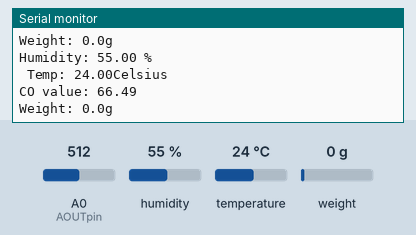
A sketch run on a simulated Arduino Uno, built with avr-gcc and run on an emulated ATmega328P. Parts: the last lines printed to the serial monitor. The inputs (shaded band) are chosen by the test bench; at power-on: humidity 55 %, weight on the scale 0 g, A0 (AOUTpin) = 512, temperature 24 °C.

Above: at 2.9 s.
3.0 s: humidity set to 22 %
5.8 s: weight on the scale set to 100 g
At 7.2 s:
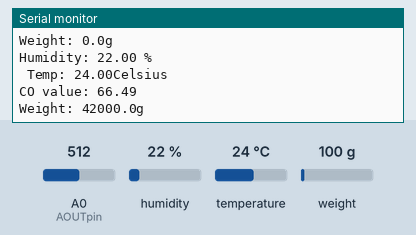
8.6 s: A0 (AOUTpin) set to 716
At 11.0 s:
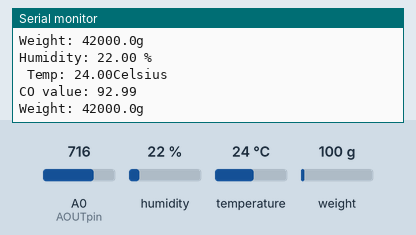
14.8 s: temperature set to 12 °C
At 17.4 s:
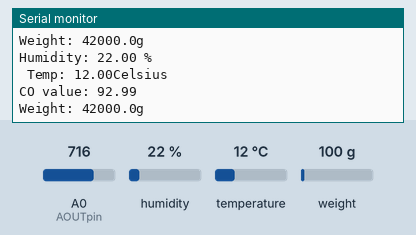
17.6 s: weight on the scale set to 1250 g
At 19.7 s:
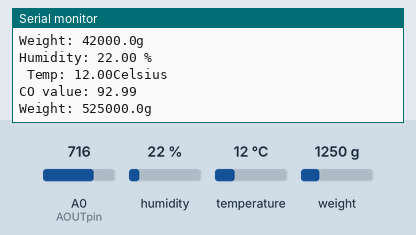
20.4 s: A0 (AOUTpin) set to 992
At 21.6 s:
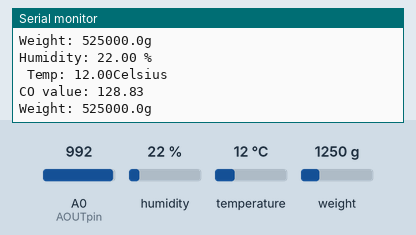
Timing chart, 0 to 23.4 s (numbered marks = the images above; inputs shaded):
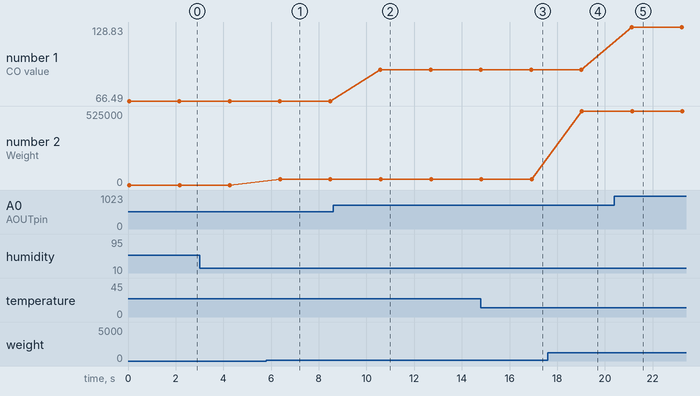

The sketch:

temp_hum_weight_gas.ino
```cpp
//Libraries
#include "DHT.h"
#include "hx711.h"
#include <SoftwareSerial.h>
SoftwareSerial mySerial(0, 1);
//#define calibration_factor -7050.0
//Constants
#define DHTPIN 2     // what pin we're connected to
#define DHTTYPE DHT22   // DHT 22  (AM2302)
DHT dht(DHTPIN, DHTTYPE); //// Initialize DHT sensor for normal 16mhz Arduino

Hx711 scale(A1,A2);

//Variables
int chk;
float hum;  //Stores humidity value
float temp; //Stores temperature value

const int AOUTpin=0;//the AOUT pin of the CO sensor goes into analog pin A0 of the arduino
//const int DOUTpin=8;//the DOUT pin of the CO sensor goes into digital pin D8 of the arduino

int limit;
int value;

void setup()
{
    Serial.begin(9600);
  dht.begin();
  //Serial.println(scale.read());
  //scale.set_scale(calibration_factor); //This value is obtained by using the SparkFun_HX711_Calibration sketch
  //scale.tare();

}

void loop()
{
    //Read data and store it to variables hum and temp
    hum = dht.readHumidity();
    temp= dht.readTemperature();
    //Print temp and humidity values to serial monitor
    Serial.print("Humidity: ");
    Serial.print(hum);
    Serial.print(" %\n Temp: ");
    Serial.print(temp);
    Serial.print("Celsius\n");

    value= analogRead(AOUTpin);//reads the analaog value from the CO sensor's AOUT pin
    Serial.print("CO value: ");
    Serial.print(value/7.7);//prints the CO value
    Serial.print("\n");
    Serial.print("Weight: ");
    Serial.print(scale.getGram(),1);
    Serial.println("g");
    delay(2000); //Delay 2 sec.
}

   
```

Measured:
- after the input at 5.8 s, the serial monitor: prints a new line after 0.58 s (image 1)
- after the input at 8.6 s, the serial monitor: prints a new line after 2.0 s (image 2)
- after the input at 14.8 s, the serial monitor: prints a new line after 2.1 s (image 3)
- after the input at 17.6 s, the serial monitor: prints a new line after 1.4 s (image 4)
- after the input at 20.4 s, the serial monitor: prints a new line after 0.72 s (image 5)
- plotted number 1: 66.49 → 92.99 after the input at 8.6 s, 92.99 → 128.83 after the input at 20.4 s
- plotted number 2: 0 → 42000 after the input at 5.8 s, 42000 → 525000 after the input at 17.6 s
